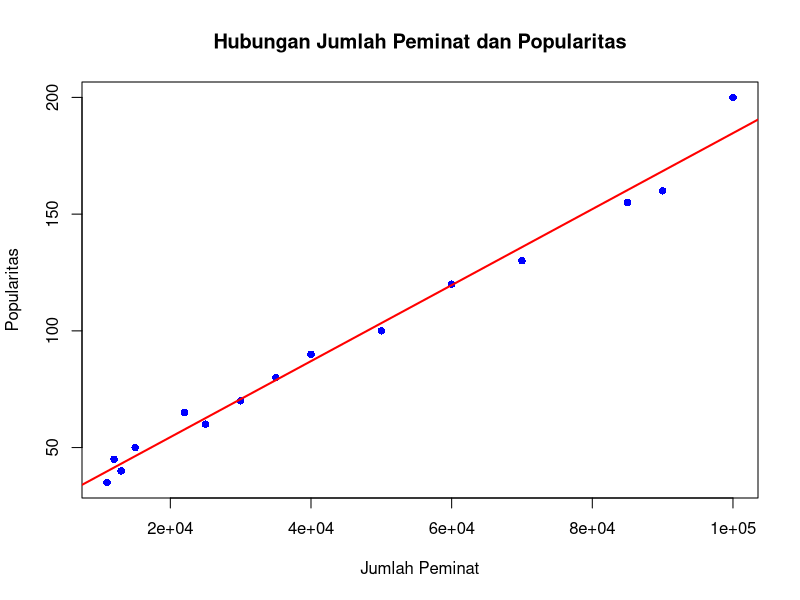
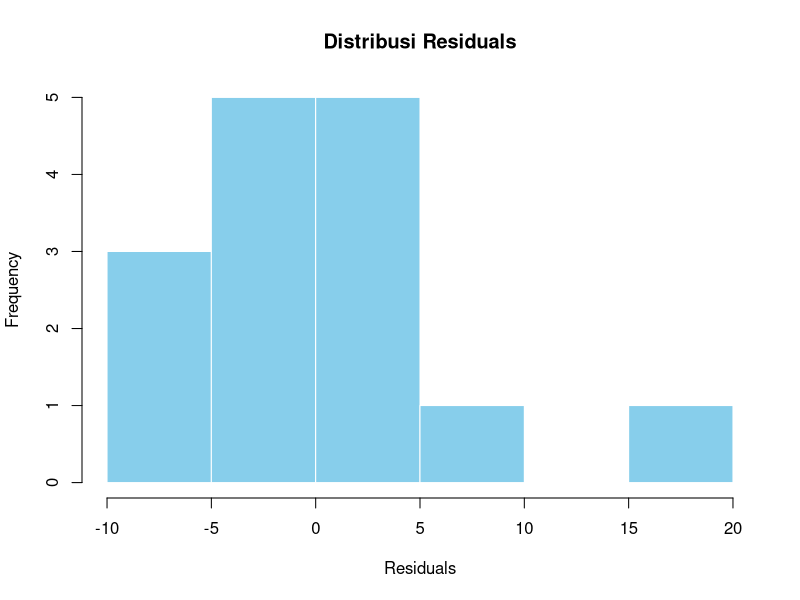
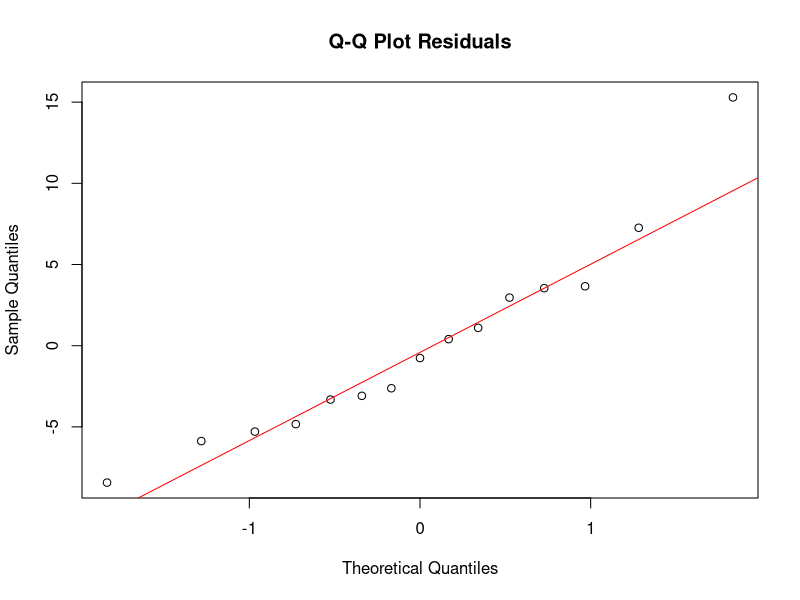
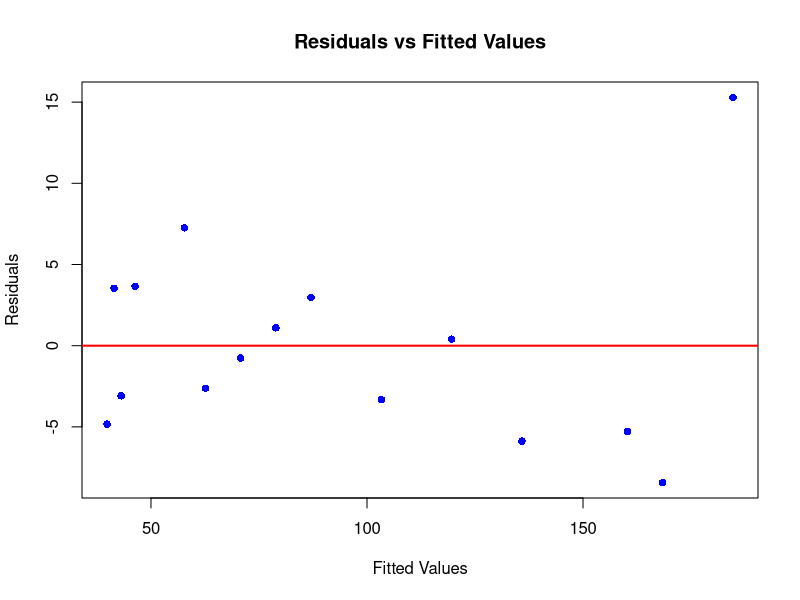

The R script that drew these images, in order:
rm(list = ls())

# Data
library(readxl)
mydata <- read_excel("Dataset Bahasa Pmerograman dan peminatnya.xlsx", col_types = c("text", "numeric", "numeric"))


# inisialisasi
y = mydata$Bahasa_Pemrograman
x2 = (mydata$Jumlah_Peminat)
x1 = (mydata$Popularitas)


# Membentuk model regresi
library("lmtest")
mod1 = lm(x1~x2, mydata)
summary(mod1)

#cross-validation
library("caret")
# Mengatur parameter k-fold cross-validation dengan 5 fold
train_control <- trainControl(method = "cv", number = 5)  # 5-fold cross-validation

# Melakukan k-fold cross-validation
cv_model <- train(Popularitas ~ Jumlah_Peminat, data = mydata, method = "lm", trControl = train_control)

# Menampilkan hasil cross-validation
print(cv_model)

# Uji asumsi
error = mod1$residuals

# uji kenormalan Kolmogorov-Smirnov
library(nortest)
lillie.test(error)
#eror dari data berdistribusi normal krn p-value > 0.05
#asumsi kenormalan terpenuhi

# uji non autokorelasi
library(car)
durbinWatsonTest(mod1)
#krn p-value > 0.05 dan nilai D-W mendekati 1 bukan 2 maka kita dapat menolak hipotesis 0 berarti asumsi non autokorelasi terpenuhi dan tidak ada pola residuals.

# uji homogen / identik 
abs_erro = abs(error)
uji_identik = lm(abs_erro~x1)
summary(uji_identik)
#Uji asumsi identik terpenuhi karena Variabel x1 memang memiliki pengaruh yang signifikan terhadap var abs_erro

# Visualisasikan
# Scatter plot dengan regresi
plot(mydata$Jumlah_Peminat, mydata$Popularitas,
     main = "Hubungan Jumlah Peminat dan Popularitas",
     xlab = "Jumlah Peminat",
     ylab = "Popularitas",
     pch = 16, col = "blue")
abline(mod1, col = "red", lwd = 2)

# Histogram Residuals
hist(error, main = "Distribusi Residuals",
     xlab = "Residuals",
     col = "skyblue", border = "white")

# Q-Q Plot untuk Residuals
qqnorm(error, main = "Q-Q Plot Residuals")
qqline(error, col = "red")

# Residuals vs Fitted Plot
plot(mod1$fitted.values, error,
     main = "Residuals vs Fitted Values",
     xlab = "Fitted Values",
     ylab = "Residuals",
     pch = 16, col = "blue")
abline(h = 0, col = "red", lwd = 2)
